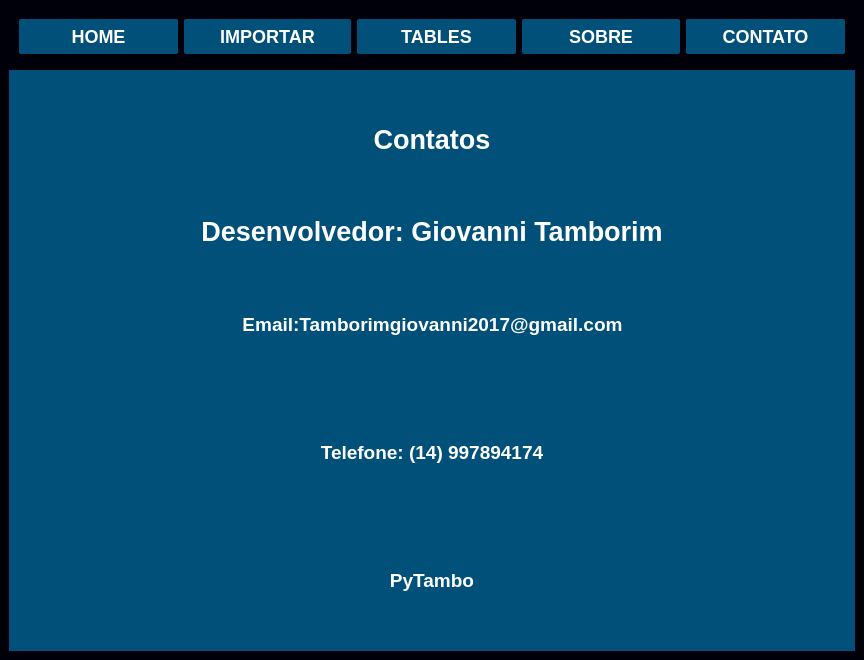
<?xml version="1.0" encoding="UTF-8"?>
<ui version="4.0">
 <class>MainWindow</class>
 <widget class="QMainWindow" name="MainWindow">
  <property name="geometry">
   <rect>
    <x>0</x>
    <y>0</y>
    <width>864</width>
    <height>660</height>
   </rect>
  </property>
  <property name="font">
   <font>
    <pointsize>10</pointsize>
   </font>
  </property>
  <property name="windowTitle">
   <string>MainWindow</string>
  </property>
  <property name="styleSheet">
   <string notr="true">background-color: rgb(0, 0, 10);</string>
  </property>
  <widget class="QWidget" name="centralwidget">
   <layout class="QVBoxLayout" name="verticalLayout_2">
    <item>
     <widget class="QFrame" name="frame">
      <property name="font">
       <font>
        <pointsize>10</pointsize>
       </font>
      </property>
      <property name="frameShape">
       <enum>QFrame::StyledPanel</enum>
      </property>
      <property name="frameShadow">
       <enum>QFrame::Raised</enum>
      </property>
      <layout class="QHBoxLayout" name="horizontalLayout">
       <item>
        <widget class="QPushButton" name="btn_home">
         <property name="minimumSize">
          <size>
           <width>0</width>
           <height>35</height>
          </size>
         </property>
         <property name="font">
          <font>
           <pointsize>-1</pointsize>
           <weight>75</weight>
           <bold>true</bold>
          </font>
         </property>
         <property name="cursor">
          <cursorShape>PointingHandCursor</cursorShape>
         </property>
         <property name="styleSheet">
          <string notr="true">QPushButton{
	color: rgb(255,255,255);
	border-radius: 2px;
	font-size:18px;
	background-color: rgb(0, 80, 121);
}

QPushButton:hover{background-color:#fff; color: black;}</string>
         </property>
         <property name="text">
          <string>HOME</string>
         </property>
        </widget>
       </item>
       <item>
        <widget class="QPushButton" name="btn_pg_import">
         <property name="minimumSize">
          <size>
           <width>167</width>
           <height>35</height>
          </size>
         </property>
         <property name="maximumSize">
          <size>
           <width>167</width>
           <height>16777215</height>
          </size>
         </property>
         <property name="font">
          <font>
           <pointsize>-1</pointsize>
           <weight>75</weight>
           <bold>true</bold>
          </font>
         </property>
         <property name="cursor">
          <cursorShape>PointingHandCursor</cursorShape>
         </property>
         <property name="styleSheet">
          <string notr="true">QPushButton{
	color: rgb(255,255,255);
	border-radius: 2px;
	font-size:18px;
	background-color: rgb(0, 80, 121);
}

QPushButton:hover{background-color:#fff; color: black;}</string>
         </property>
         <property name="text">
          <string>IMPORTAR</string>
         </property>
        </widget>
       </item>
       <item>
        <widget class="QPushButton" name="btn_tables">
         <property name="minimumSize">
          <size>
           <width>0</width>
           <height>35</height>
          </size>
         </property>
         <property name="font">
          <font>
           <pointsize>-1</pointsize>
           <weight>75</weight>
           <bold>true</bold>
          </font>
         </property>
         <property name="cursor">
          <cursorShape>PointingHandCursor</cursorShape>
         </property>
         <property name="styleSheet">
          <string notr="true">QPushButton{
	color: rgb(255,255,255);
	border-radius: 2px;
	font-size:18px;
	background-color: rgb(0, 80, 121);
}

QPushButton:hover{background-color:#fff; color: black;}</string>
         </property>
         <property name="text">
          <string>TABLES</string>
         </property>
        </widget>
       </item>
       <item>
        <widget class="QPushButton" name="btn_sobre">
         <property name="minimumSize">
          <size>
           <width>0</width>
           <height>35</height>
          </size>
         </property>
         <property name="font">
          <font>
           <pointsize>-1</pointsize>
           <weight>75</weight>
           <bold>true</bold>
          </font>
         </property>
         <property name="cursor">
          <cursorShape>PointingHandCursor</cursorShape>
         </property>
         <property name="styleSheet">
          <string notr="true">QPushButton{
	color: rgb(255,255,255);
	border-radius: 2px;
	font-size:18px;
	background-color: rgb(0, 80, 121);
}

QPushButton:hover{background-color:#fff; color: black;}</string>
         </property>
         <property name="text">
          <string>SOBRE</string>
         </property>
         <property name="iconSize">
          <size>
           <width>16</width>
           <height>16</height>
          </size>
         </property>
        </widget>
       </item>
       <item>
        <widget class="QPushButton" name="btn_contato">
         <property name="minimumSize">
          <size>
           <width>0</width>
           <height>35</height>
          </size>
         </property>
         <property name="font">
          <font>
           <pointsize>-1</pointsize>
           <weight>75</weight>
           <bold>true</bold>
          </font>
         </property>
         <property name="cursor">
          <cursorShape>PointingHandCursor</cursorShape>
         </property>
         <property name="styleSheet">
          <string notr="true">QPushButton{
	color: rgb(255,255,255);
	border-radius: 2px;
	font-size:18px;
	background-color: rgb(0, 80, 121);
}

QPushButton:hover{background-color:#fff; color: black;}</string>
         </property>
         <property name="text">
          <string>CONTATO</string>
         </property>
        </widget>
       </item>
      </layout>
     </widget>
    </item>
    <item>
     <widget class="QStackedWidget" name="pages">
      <property name="minimumSize">
       <size>
        <width>846</width>
        <height>581</height>
       </size>
      </property>
      <property name="styleSheet">
       <string notr="true">background-color: rgb(0, 80, 121);</string>
      </property>
      <property name="currentIndex">
       <number>5</number>
      </property>
      <widget class="QWidget" name="pg_home">
       <layout class="QVBoxLayout" name="verticalLayout">
        <item>
         <widget class="QLabel" name="label">
          <property name="styleSheet">
           <string notr="true">background-color: rgb(0, 80, 121);</string>
          </property>
          <property name="text">
           <string>&lt;html&gt;&lt;head/&gt;&lt;body&gt;&lt;p align=&quot;center&quot;&gt;&lt;span style=&quot; font-size:36pt; font-weight:600; color:#ffffff;&quot;&gt;PYTAMBO&lt;/span&gt;&lt;/p&gt;&lt;p align=&quot;center&quot;&gt;&lt;span style=&quot; font-size:36pt; font-weight:600; color:#ffffff;&quot;&gt;Sistema De Gerenciamento&lt;/span&gt;&lt;/p&gt;&lt;p align=&quot;center&quot;&gt;&lt;br/&gt;&lt;/p&gt;&lt;/body&gt;&lt;/html&gt;</string>
          </property>
         </widget>
        </item>
        <item>
         <widget class="QPushButton" name="btn_pg_cadastro">
          <property name="minimumSize">
           <size>
            <width>0</width>
            <height>35</height>
           </size>
          </property>
          <property name="font">
           <font>
            <pointsize>14</pointsize>
            <weight>75</weight>
            <bold>true</bold>
           </font>
          </property>
          <property name="cursor">
           <cursorShape>PointingHandCursor</cursorShape>
          </property>
          <property name="styleSheet">
           <string notr="true">QPushButton{color:#fff;}

QPushButton:hover{
	background-color:rgb(255,255,255); 
	color: black;
}</string>
          </property>
          <property name="text">
           <string>Cadastrar Usuário</string>
          </property>
         </widget>
        </item>
       </layout>
      </widget>
      <widget class="QWidget" name="pg_cadastro">
       <layout class="QVBoxLayout" name="verticalLayout_9">
        <item>
         <widget class="QLabel" name="label_14">
          <property name="font">
           <font>
            <pointsize>20</pointsize>
           </font>
          </property>
          <property name="text">
           <string>&lt;html&gt;&lt;head/&gt;&lt;body&gt;&lt;p align=&quot;center&quot;&gt;&lt;span style=&quot; font-weight:600; color:#ffffff;&quot;&gt;TELA DE CADASTRO&lt;/span&gt;&lt;/p&gt;&lt;/body&gt;&lt;/html&gt;</string>
          </property>
          <property name="alignment">
           <set>Qt::AlignCenter</set>
          </property>
         </widget>
        </item>
        <item>
         <widget class="QLabel" name="label_6">
          <property name="text">
           <string>&lt;html&gt;&lt;head/&gt;&lt;body&gt;&lt;p align=&quot;center&quot;&gt;&lt;img src=&quot;./imagens/user.png&quot;/&gt;&lt;/p&gt;&lt;p align=&quot;center&quot;&gt;&lt;span style=&quot; font-size:14pt; font-weight:600; color:#ffffff;&quot;&gt;CADASTRAR USUÁRIO&lt;/span&gt;&lt;/p&gt;&lt;/body&gt;&lt;/html&gt;</string>
          </property>
          <property name="alignment">
           <set>Qt::AlignCenter</set>
          </property>
         </widget>
        </item>
        <item>
         <layout class="QHBoxLayout" name="horizontalLayout_8">
          <property name="leftMargin">
           <number>50</number>
          </property>
          <item>
           <widget class="QLabel" name="label_7">
            <property name="text">
             <string>&lt;html&gt;&lt;head/&gt;&lt;body&gt;&lt;p&gt;&lt;span style=&quot; font-size:12pt; font-weight:600; color:#ffffff;&quot;&gt;NOME:&lt;/span&gt;&lt;/p&gt;&lt;/body&gt;&lt;/html&gt;</string>
            </property>
           </widget>
          </item>
          <item>
           <widget class="QLineEdit" name="txt_nome">
            <property name="styleSheet">
             <string notr="true">color:rgba(211, 239, 251, 1);
border-bottom:1px solid white;
border-radius:1px;
background-color:rgba(85,115,115,0.1);
font-family:Trebuchet MS;
font-size:21px;</string>
            </property>
           </widget>
          </item>
         </layout>
        </item>
        <item>
         <layout class="QHBoxLayout" name="horizontalLayout_7">
          <property name="leftMargin">
           <number>50</number>
          </property>
          <item>
           <widget class="QLabel" name="label_8">
            <property name="text">
             <string>&lt;html&gt;&lt;head/&gt;&lt;body&gt;&lt;p&gt;&lt;span style=&quot; font-size:12pt; font-weight:600; color:#ffffff;&quot;&gt;USUÁRIO:&lt;/span&gt;&lt;/p&gt;&lt;/body&gt;&lt;/html&gt;</string>
            </property>
           </widget>
          </item>
          <item>
           <widget class="QLineEdit" name="txt_usuario">
            <property name="styleSheet">
             <string notr="true">color:rgba(211, 239, 251, 1);
border-bottom:1px solid white;
border-radius:1px;
background-color:rgba(85,115,115,0.1);
font-family:Trebuchet MS;
font-size:21px;</string>
            </property>
           </widget>
          </item>
         </layout>
        </item>
        <item>
         <layout class="QHBoxLayout" name="horizontalLayout_6">
          <property name="leftMargin">
           <number>50</number>
          </property>
          <item>
           <widget class="QLabel" name="label_9">
            <property name="text">
             <string>&lt;html&gt;&lt;head/&gt;&lt;body&gt;&lt;p&gt;&lt;span style=&quot; font-size:12pt; font-weight:600; color:#ffffff;&quot;&gt;SENHA:&lt;/span&gt;&lt;/p&gt;&lt;/body&gt;&lt;/html&gt;</string>
            </property>
           </widget>
          </item>
          <item>
           <widget class="QLineEdit" name="txt_senha">
            <property name="styleSheet">
             <string notr="true">color:rgba(211, 239, 251, 1);
border-bottom:1px solid white;
border-radius:1px;
background-color:rgba(85,115,115,0.1);
font-family:Trebuchet MS;
font-size:21px;</string>
            </property>
            <property name="echoMode">
             <enum>QLineEdit::Password</enum>
            </property>
           </widget>
          </item>
         </layout>
        </item>
        <item>
         <layout class="QHBoxLayout" name="horizontalLayout_5">
          <property name="leftMargin">
           <number>50</number>
          </property>
          <item>
           <widget class="QLabel" name="label_10">
            <property name="text">
             <string>&lt;html&gt;&lt;head/&gt;&lt;body&gt;&lt;p&gt;&lt;span style=&quot; font-size:12pt; font-weight:600; color:#ffffff;&quot;&gt;SENHA:&lt;/span&gt;&lt;/p&gt;&lt;/body&gt;&lt;/html&gt;</string>
            </property>
           </widget>
          </item>
          <item>
           <widget class="QLineEdit" name="txt_senha_2">
            <property name="styleSheet">
             <string notr="true">color:rgba(211, 239, 251, 1);
border-bottom:1px solid white;
border-radius:1px;
background-color:rgba(85,115,115,0.1);
font-family:Trebuchet MS;
font-size:21px;</string>
            </property>
            <property name="echoMode">
             <enum>QLineEdit::Password</enum>
            </property>
           </widget>
          </item>
         </layout>
        </item>
        <item>
         <layout class="QHBoxLayout" name="horizontalLayout_9">
          <item>
           <widget class="QLabel" name="label_11">
            <property name="text">
             <string>&lt;html&gt;&lt;head/&gt;&lt;body&gt;&lt;p&gt;&lt;span style=&quot; font-size:12pt; font-weight:600; color:#ffffff;&quot;&gt;PERFIL:&lt;/span&gt;&lt;/p&gt;&lt;/body&gt;&lt;/html&gt;</string>
            </property>
           </widget>
          </item>
          <item>
           <widget class="QComboBox" name="cb_perfil">
            <property name="font">
             <font>
              <pointsize>12</pointsize>
              <weight>75</weight>
              <bold>true</bold>
             </font>
            </property>
            <property name="styleSheet">
             <string notr="true">color: rgb(255, 255, 255);
</string>
            </property>
            <item>
             <property name="text">
              <string>Usuário</string>
             </property>
            </item>
            <item>
             <property name="text">
              <string>Administrador</string>
             </property>
            </item>
           </widget>
          </item>
         </layout>
        </item>
        <item>
         <layout class="QHBoxLayout" name="horizontalLayout_10">
          <item>
           <widget class="QLabel" name="label_12">
            <property name="text">
             <string/>
            </property>
           </widget>
          </item>
          <item>
           <widget class="QPushButton" name="btn_cadastrar">
            <property name="minimumSize">
             <size>
              <width>0</width>
              <height>30</height>
             </size>
            </property>
            <property name="font">
             <font>
              <pointsize>-1</pointsize>
              <weight>50</weight>
              <bold>false</bold>
             </font>
            </property>
            <property name="cursor">
             <cursorShape>PointingHandCursor</cursorShape>
            </property>
            <property name="styleSheet">
             <string notr="true">QPushButton{
	color: rgb(0,0,10);
	border-radius: 10px;
	font-size:16px;
	background-color:#fff;
}

QPushButton:hover{
	background-color:rgb(170,255,255); 
	color: black;
}</string>
            </property>
            <property name="text">
             <string>CADASTRAR</string>
            </property>
           </widget>
          </item>
          <item>
           <widget class="QLabel" name="label_13">
            <property name="text">
             <string/>
            </property>
           </widget>
          </item>
         </layout>
        </item>
       </layout>
      </widget>
      <widget class="QWidget" name="pg_import">
       <layout class="QVBoxLayout" name="verticalLayout_10">
        <item>
         <widget class="QLabel" name="label_4">
          <property name="text">
           <string>&lt;html&gt;&lt;head/&gt;&lt;body&gt;&lt;p align=&quot;center&quot;&gt;&lt;span style=&quot; font-size:16pt; font-weight:600; color:#ffffff;&quot;&gt;IMPORTAR XML&lt;/span&gt;&lt;/p&gt;&lt;/body&gt;&lt;/html&gt;</string>
          </property>
         </widget>
        </item>
        <item>
         <layout class="QHBoxLayout" name="horizontalLayout_4">
          <item>
           <widget class="QLineEdit" name="lineEdit">
            <property name="minimumSize">
             <size>
              <width>0</width>
              <height>28</height>
             </size>
            </property>
            <property name="font">
             <font>
              <pointsize>12</pointsize>
             </font>
            </property>
            <property name="styleSheet">
             <string notr="true">color: rgb(255, 255, 255);</string>
            </property>
            <property name="alignment">
             <set>Qt::AlignCenter</set>
            </property>
            <property name="placeholderText">
             <string>Selecione a pasta com os arquivos XML ---&gt;</string>
            </property>
           </widget>
          </item>
          <item>
           <widget class="QPushButton" name="btn_open_2">
            <property name="minimumSize">
             <size>
              <width>120</width>
              <height>28</height>
             </size>
            </property>
            <property name="font">
             <font>
              <pointsize>-1</pointsize>
             </font>
            </property>
            <property name="styleSheet">
             <string notr="true">QPushButton{
	color: rgb(0,0,10);
	border-top-right-radius: 15px;
	font-size:16px;
	background-color:#fff;
}

QPushButton:hover{
	background-color:rgb(170,255,255); 
	color: black;
}</string>
            </property>
            <property name="text">
             <string>ABRIR</string>
            </property>
           </widget>
          </item>
         </layout>
        </item>
        <item>
         <layout class="QHBoxLayout" name="horizontalLayout_11">
          <item>
           <widget class="QLabel" name="label_17">
            <property name="text">
             <string/>
            </property>
           </widget>
          </item>
          <item>
           <widget class="QPushButton" name="btn_import">
            <property name="minimumSize">
             <size>
              <width>0</width>
              <height>35</height>
             </size>
            </property>
            <property name="font">
             <font>
              <pointsize>-1</pointsize>
             </font>
            </property>
            <property name="styleSheet">
             <string notr="true">QPushButton{
	color: rgb(0,0,10);
	border-radius: 10px;
	font-size:16px;
	background-color:#fff;
}

QPushButton:hover{
	background-color:rgb(170,255,255); 
	color: black;
}</string>
            </property>
            <property name="text">
             <string>IMPORTAR</string>
            </property>
           </widget>
          </item>
          <item>
           <widget class="QLabel" name="label_5">
            <property name="text">
             <string/>
            </property>
           </widget>
          </item>
         </layout>
        </item>
        <item>
         <widget class="QProgressBar" name="progressBar">
          <property name="styleSheet">
           <string notr="true">QProgressBar{	background-color: rgba(0, 0, 0,0.1);
                    	color: rgb(255, 255, 255);
                		border-style: none;
                		text-align: center;
                		border-radius:10px;
                
                }
 
               
QProgressBar::chunk{ background-color: qlineargradient(spread:pad, x1:0, y1:0, x2:1, y2:1, stop:0 rgba(6, 75, 149, 255), stop:1 rgba(72, 130, 157, 255));
                				border-radius:10px;
                                }</string>
          </property>
          <property name="value">
           <number>24</number>
          </property>
         </widget>
        </item>
       </layout>
      </widget>
      <widget class="QWidget" name="pg_table">
       <layout class="QVBoxLayout" name="verticalLayout_8">
        <item>
         <widget class="QTabWidget" name="tb_base">
          <property name="currentIndex">
           <number>1</number>
          </property>
          <widget class="QWidget" name="tables">
           <attribute name="title">
            <string>Base</string>
           </attribute>
           <layout class="QVBoxLayout" name="verticalLayout_7">
            <item>
             <layout class="QHBoxLayout" name="horizontalLayout_2"/>
            </item>
            <item>
             <layout class="QHBoxLayout" name="horizontalLayout_3">
              <item>
               <layout class="QVBoxLayout" name="verticalLayout_6">
                <item>
                 <layout class="QVBoxLayout" name="verticalLayout_5">
                  <item>
                   <widget class="QLabel" name="label_3">
                    <property name="text">
                     <string>&lt;html&gt;&lt;head/&gt;&lt;body&gt;&lt;p align=&quot;center&quot;&gt;&lt;span style=&quot; font-size:16pt; font-weight:600; font-weight:bold; color:#ffffff;&quot;&gt;ESTOQUE&lt;/span&gt;&lt;/p&gt;&lt;/body&gt;&lt;/html&gt;</string>
                    </property>
                   </widget>
                  </item>
                  <item>
                   <widget class="QTreeWidget" name="tw_estoque">
                    <column>
                     <property name="text">
                      <string>Nfe</string>
                     </property>
                    </column>
                    <column>
                     <property name="text">
                      <string>Serie</string>
                     </property>
                    </column>
                    <column>
                     <property name="text">
                      <string>Data Emissão</string>
                     </property>
                    </column>
                    <column>
                     <property name="text">
                      <string>Chave</string>
                     </property>
                    </column>
                    <column>
                     <property name="text">
                      <string>CNPJ Emitente</string>
                     </property>
                    </column>
                    <column>
                     <property name="text">
                      <string>Emitente</string>
                     </property>
                    </column>
                    <column>
                     <property name="text">
                      <string>Total Nfe</string>
                     </property>
                    </column>
                    <column>
                     <property name="text">
                      <string>Item</string>
                     </property>
                    </column>
                    <column>
                     <property name="text">
                      <string>Cod Item</string>
                     </property>
                    </column>
                    <column>
                     <property name="text">
                      <string>Quantidade</string>
                     </property>
                    </column>
                    <column>
                     <property name="text">
                      <string>Descrição</string>
                     </property>
                    </column>
                    <column>
                     <property name="text">
                      <string>Unidade Medida</string>
                     </property>
                    </column>
                    <column>
                     <property name="text">
                      <string>Valor Produto</string>
                     </property>
                    </column>
                    <column>
                     <property name="text">
                      <string>Data Importação</string>
                     </property>
                    </column>
                    <column>
                     <property name="text">
                      <string>Usuário</string>
                     </property>
                    </column>
                   </widget>
                  </item>
                 </layout>
                </item>
                <item>
                 <layout class="QVBoxLayout" name="verticalLayout_4">
                  <item>
                   <widget class="QLabel" name="label_2">
                    <property name="text">
                     <string>&lt;html&gt;&lt;head/&gt;&lt;body&gt;&lt;p align=&quot;center&quot;&gt;&lt;span style=&quot; font-size:16pt; font-weight:600; font-weight:bold; color:#ffffff;&quot;&gt;SAÍDA&lt;/span&gt;&lt;/p&gt;&lt;/body&gt;&lt;/html&gt;</string>
                    </property>
                   </widget>
                  </item>
                  <item>
                   <widget class="QTreeWidget" name="tw_saida">
                    <column>
                     <property name="text">
                      <string>NFE</string>
                     </property>
                    </column>
                    <column>
                     <property name="text">
                      <string>Serie</string>
                     </property>
                    </column>
                    <column>
                     <property name="text">
                      <string>Data Importação</string>
                     </property>
                    </column>
                    <column>
                     <property name="text">
                      <string>Data Saída</string>
                     </property>
                    </column>
                    <column>
                     <property name="text">
                      <string>Usuário</string>
                     </property>
                    </column>
                   </widget>
                  </item>
                 </layout>
                </item>
               </layout>
              </item>
              <item>
               <widget class="QWidget" name="widget" native="true">
                <property name="sizePolicy">
                 <sizepolicy hsizetype="Fixed" vsizetype="Preferred">
                  <horstretch>0</horstretch>
                  <verstretch>0</verstretch>
                 </sizepolicy>
                </property>
                <layout class="QVBoxLayout" name="verticalLayout_3">
                 <item>
                  <widget class="QPushButton" name="btn_gerar">
                   <property name="minimumSize">
                    <size>
                     <width>100</width>
                     <height>27</height>
                    </size>
                   </property>
                   <property name="font">
                    <font>
                     <pointsize>-1</pointsize>
                    </font>
                   </property>
                   <property name="styleSheet">
                    <string notr="true">QPushButton{
	color: rgb(0,0,10);
	border-radius: 10px;
	font-size:16px;
	background-color:#fff;
}

QPushButton:hover{
	background-color:rgb(170,255,255); 
	color: black;
}</string>
                   </property>
                   <property name="text">
                    <string>Gerar Saida</string>
                   </property>
                  </widget>
                 </item>
                 <item>
                  <widget class="QPushButton" name="btn_estorno">
                   <property name="minimumSize">
                    <size>
                     <width>100</width>
                     <height>27</height>
                    </size>
                   </property>
                   <property name="font">
                    <font>
                     <pointsize>-1</pointsize>
                    </font>
                   </property>
                   <property name="styleSheet">
                    <string notr="true">QPushButton{
	color: rgb(0,0,10);
	border-radius: 10px;
	font-size:16px;
	background-color:#fff;
}

QPushButton:hover{
	background-color:rgb(170,255,255); 
	color: black;
}</string>
                   </property>
                   <property name="text">
                    <string>Estorno</string>
                   </property>
                  </widget>
                 </item>
                 <item>
                  <widget class="QPushButton" name="btn_importar">
                   <property name="minimumSize">
                    <size>
                     <width>100</width>
                     <height>27</height>
                    </size>
                   </property>
                   <property name="font">
                    <font>
                     <pointsize>-1</pointsize>
                    </font>
                   </property>
                   <property name="styleSheet">
                    <string notr="true">QPushButton{
	color: rgb(0,0,10);
	border-radius: 10px;
	font-size:16px;
	background-color:#fff;
}

QPushButton:hover{
	background-color:rgb(170,255,255); 
	color: black;
}</string>
                   </property>
                   <property name="text">
                    <string/>
                   </property>
                  </widget>
                 </item>
                 <item>
                  <spacer name="verticalSpacer">
                   <property name="orientation">
                    <enum>Qt::Vertical</enum>
                   </property>
                   <property name="sizeHint" stdset="0">
                    <size>
                     <width>20</width>
                     <height>40</height>
                    </size>
                   </property>
                  </spacer>
                 </item>
                </layout>
               </widget>
              </item>
             </layout>
            </item>
           </layout>
          </widget>
          <widget class="QWidget" name="tab_2">
           <attribute name="title">
            <string>Geral</string>
           </attribute>
           <layout class="QVBoxLayout" name="verticalLayout_11">
            <item>
             <widget class="QLabel" name="label_18">
              <property name="font">
               <font>
                <weight>75</weight>
                <bold>true</bold>
               </font>
              </property>
              <property name="text">
               <string>&lt;html&gt;&lt;head/&gt;&lt;body&gt;&lt;p align=&quot;center&quot;&gt;&lt;span style=&quot; font-size:18pt; font-weight:600; font-weight:bold; color:#ffffff;&quot;&gt;GERAL&lt;/span&gt;&lt;/p&gt;&lt;/body&gt;&lt;/html&gt;</string>
              </property>
             </widget>
            </item>
            <item>
             <layout class="QHBoxLayout" name="horizontalLayout_12">
              <item>
               <widget class="QPushButton" name="btn_chart">
                <property name="minimumSize">
                 <size>
                  <width>0</width>
                  <height>30</height>
                 </size>
                </property>
                <property name="styleSheet">
                 <string notr="true">QPushButton{
	color: rgb(0,0,10);
	border-radius: 10px;
	font-size:16px;
	background-color:#fff;
}

QPushButton:hover{
	background-color:rgb(170,255,255); 
	color: black;
}</string>
                </property>
                <property name="text">
                 <string>GRÁFICO</string>
                </property>
               </widget>
              </item>
              <item>
               <widget class="QPushButton" name="btn_excel">
                <property name="minimumSize">
                 <size>
                  <width>0</width>
                  <height>30</height>
                 </size>
                </property>
                <property name="styleSheet">
                 <string notr="true">QPushButton{
	color: rgb(0,0,10);
	border-radius: 10px;
	font-size:16px;
	background-color:#fff;
}

QPushButton:hover{
	background-color:rgb(170,255,255); 
	color: black;
}</string>
                </property>
                <property name="text">
                 <string>EXCEL</string>
                </property>
               </widget>
              </item>
             </layout>
            </item>
            <item>
             <widget class="QLineEdit" name="txt_filtro">
              <property name="minimumSize">
               <size>
                <width>0</width>
                <height>28</height>
               </size>
              </property>
              <property name="font">
               <font>
                <pointsize>12</pointsize>
               </font>
              </property>
              <property name="styleSheet">
               <string notr="true">color: rgb(255, 255, 255);</string>
              </property>
              <property name="text">
               <string/>
              </property>
              <property name="alignment">
               <set>Qt::AlignCenter</set>
              </property>
              <property name="placeholderText">
               <string>Filtro</string>
              </property>
             </widget>
            </item>
            <item>
             <widget class="QTableView" name="tb_geral"/>
            </item>
           </layout>
          </widget>
         </widget>
        </item>
       </layout>
      </widget>
      <widget class="QWidget" name="pg_sobre">
       <layout class="QVBoxLayout" name="verticalLayout_12">
        <item>
         <widget class="QLabel" name="label_16">
          <property name="maximumSize">
           <size>
            <width>16777215</width>
            <height>50</height>
           </size>
          </property>
          <property name="font">
           <font>
            <pointsize>20</pointsize>
           </font>
          </property>
          <property name="text">
           <string>&lt;html&gt;&lt;head/&gt;&lt;body&gt;&lt;p align=&quot;center&quot;&gt;&lt;span style=&quot; font-weight:600; color:#ffffff;&quot;&gt;Sobre&lt;/span&gt;&lt;/p&gt;&lt;/body&gt;&lt;/html&gt;</string>
          </property>
         </widget>
        </item>
        <item>
         <widget class="QLabel" name="label_19">
          <property name="text">
           <string>&lt;html&gt;&lt;head/&gt;&lt;body&gt;&lt;p&gt;&lt;span style=&quot; font-size:16pt; font-weight:600; color:#ffffff;&quot;&gt;Este sistema faz a importação de arquivos XML e faz o controle do estoque de acordo com a entrada de notas e saídas apontadas pelo usuário&lt;/span&gt;&lt;/p&gt;&lt;/body&gt;&lt;/html&gt;</string>
          </property>
          <property name="alignment">
           <set>Qt::AlignCenter</set>
          </property>
          <property name="wordWrap">
           <bool>true</bool>
          </property>
         </widget>
        </item>
       </layout>
      </widget>
      <widget class="QWidget" name="pg_contato">
       <layout class="QVBoxLayout" name="verticalLayout_13">
        <item>
         <widget class="QLabel" name="label_15">
          <property name="font">
           <font>
            <pointsize>20</pointsize>
           </font>
          </property>
          <property name="text">
           <string>&lt;html&gt;&lt;head/&gt;&lt;body&gt;&lt;p align=&quot;center&quot;&gt;&lt;span style=&quot; font-weight:600; color:#ffffff;&quot;&gt;Contatos&lt;/span&gt;&lt;/p&gt;&lt;/body&gt;&lt;/html&gt;</string>
          </property>
         </widget>
        </item>
        <item>
         <widget class="QLabel" name="label_20">
          <property name="maximumSize">
           <size>
            <width>16777215</width>
            <height>50</height>
           </size>
          </property>
          <property name="font">
           <font>
            <pointsize>20</pointsize>
           </font>
          </property>
          <property name="text">
           <string>&lt;html&gt;&lt;head/&gt;&lt;body&gt;&lt;p align=&quot;center&quot;&gt;&lt;span style=&quot; font-weight:600; color:#ffffff;&quot;&gt;Desenvolvedor: Giovanni Tamborim&lt;/span&gt;&lt;/p&gt;&lt;/body&gt;&lt;/html&gt;</string>
          </property>
         </widget>
        </item>
        <item>
         <layout class="QHBoxLayout" name="horizontalLayout_16">
          <item>
           <widget class="QLabel" name="label_26">
            <property name="text">
             <string/>
            </property>
           </widget>
          </item>
          <item>
           <layout class="QHBoxLayout" name="horizontalLayout_13">
            <item>
             <widget class="QLabel" name="label_21">
              <property name="text">
               <string>&lt;html&gt;&lt;head/&gt;&lt;body&gt;&lt;p align=&quot;center&quot;&gt;&lt;span style=&quot; font-size:14pt; font-weight:600; color:#ffffff;&quot;&gt;Email:Tamborimgiovanni2017@gmail.com&lt;/span&gt;&lt;/p&gt;&lt;/body&gt;&lt;/html&gt;</string>
              </property>
             </widget>
            </item>
           </layout>
          </item>
          <item>
           <widget class="QLabel" name="label_27">
            <property name="text">
             <string/>
            </property>
           </widget>
          </item>
         </layout>
        </item>
        <item>
         <layout class="QHBoxLayout" name="horizontalLayout_17">
          <item>
           <widget class="QLabel" name="label_28">
            <property name="text">
             <string/>
            </property>
           </widget>
          </item>
          <item>
           <layout class="QHBoxLayout" name="horizontalLayout_14">
            <item>
             <widget class="QLabel" name="label_22">
              <property name="text">
               <string>&lt;html&gt;&lt;head/&gt;&lt;body&gt;&lt;p align=&quot;center&quot;&gt;&lt;span style=&quot; font-size:14pt; font-weight:600; color:#ffffff;&quot;&gt;Telefone: (14) 997894174&lt;/span&gt;&lt;/p&gt;&lt;/body&gt;&lt;/html&gt;</string>
              </property>
             </widget>
            </item>
           </layout>
          </item>
          <item>
           <widget class="QLabel" name="label_29">
            <property name="text">
             <string/>
            </property>
           </widget>
          </item>
         </layout>
        </item>
        <item>
         <layout class="QHBoxLayout" name="horizontalLayout_15">
          <item>
           <widget class="QLabel" name="label_30">
            <property name="text">
             <string/>
            </property>
           </widget>
          </item>
          <item>
           <widget class="QLabel" name="label_23">
            <property name="text">
             <string>&lt;html&gt;&lt;head/&gt;&lt;body&gt;&lt;p align=&quot;center&quot;&gt;&lt;span style=&quot; font-size:14pt; font-weight:600; color:#ffffff;&quot;&gt;PyTambo&lt;/span&gt;&lt;/p&gt;&lt;/body&gt;&lt;/html&gt;</string>
            </property>
           </widget>
          </item>
          <item>
           <widget class="QLabel" name="label_31">
            <property name="text">
             <string/>
            </property>
           </widget>
          </item>
         </layout>
        </item>
       </layout>
      </widget>
     </widget>
    </item>
   </layout>
  </widget>
 </widget>
 <resources/>
 <connections/>
</ui>
